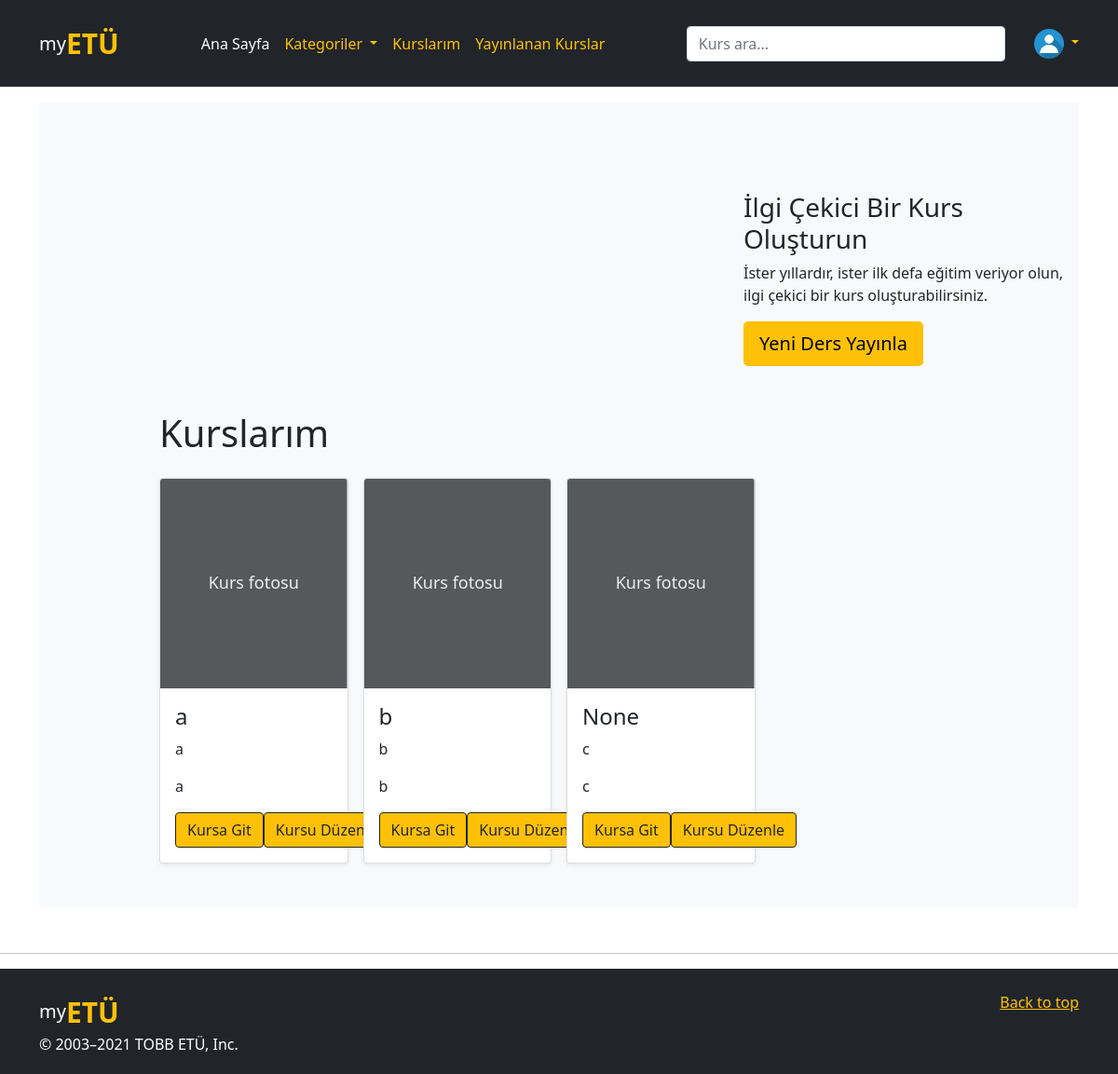
The page /egitmenkurslari (signed in) on the database its author committed.
### website/models.py (models this page shows, shortened)
class User(db.Model, UserMixin):
    id = db.Column(db.Integer, primary_key=True, nullable=False)
    email = db.Column(db.String(150), unique=True, nullable=False)
    password = db.Column(db.String(150), nullable=False)
    first_name = db.Column(db.String(50), nullable=False)
    last_name = db.Column(db.String(50), nullable=False)
    date = db.Column(db.DateTime(timezone=True), default=func.now())
    role = db.Column(db.Integer, default = 0)
    unvan = db.Column(db.String(40))
    adres = db.Column(db.String(50))
    telefon = db.Column(db.String(12))
    github = db.Column(db.String(40))
    twitter = db.Column(db.String(40))
    instagram = db.Column(db.String(40))
    linkedin = db.Column(db.String(40))
    subscriptions = db.relationship('Kurs', secondary = 'subs', backref = db.backref('subscribers', lazy = 'dynamic'))
    kurs_yorumlar = db.relationship('KursYorum')
    ders_yorumlar = db.relationship('DersYorum')
    image_file = db.Column(db.String(20), nullable=False, default='default.jpg')

class Kurs(db.Model):
    id = db.Column(db.Integer, primary_key=True)
    isim = db.Column(db.String(200))
    kategori = db.Column(db.String(200))
    date = db.Column(db.DateTime(timezone=True), default=func.now())
    kisa_aciklama = db.Column(db.String(100), nullable = True)
    uzun_aciklama = db.Column(db.String(2000), nullable = True)
    dersler = db.relationship('Ders')
    yorumlar = db.relationship('KursYorum')
    egitmen_id = db.Column(db.Integer, db.ForeignKey('egitmen.id'))

### website/views.py (the view)
@views.route('/egitmenkurslari', methods=['GET', 'POST'])
@login_required
def egitmenkurslari():
    egitmen = Egitmen.query.filter_by(id=current_user.id).first()
    kurslarim = egitmen.verilen_kurslar
    return render_template("egitmenkurslari.html", user=current_user, egitmen = egitmen, kurslar = kurslarim)

### website/__init__.py (called while the page is built)
@login_manager.user_loader
def load_user(id):
    return User.query.get(int(id))

### website/templates/egitmenkurslari.html (shortened to what this page needs)
{% extends "temel.html" %} {% block title %}arama{% endblock %} {% block content %}
<main>
    <div class="container bg-light align-middle">
        <div class="row">
            <div class="col-sm-1"></div>
            <div class="col-sm-7">
            </div>
            <div class="col-sm-4  align-middle">
                <br><br><br><br>
                <h3> İlgi Çekici Bir Kurs Oluşturun </h3>
               <p> İster yıllardır, ister ilk defa eğitim veriyor olun, ilgi çekici bir kurs oluşturabilirsiniz.</p>
                <a href="/yeni_kurs" class="btn btn-lg btn-warning ">Yeni Ders Yayınla</a>
            </div>
        </div>
    </div>
    <div class="album py-5 bg-light">
        <div class="container">
            <div class="row">
                <div class="col-sm-1">
                </div>
                <div class="col-sm-10">
                    <div class="container">
                        <h1 class="fw-light text-dark">Kurslarım</h1>
                        <div class="row row-cols-1 row-cols-sm-2 row-cols-md-3 row-cols-lg-4 g-3 mt-2">
                            {% for kurs in kurslar %}
                            <div class="col">
                                <div class="card shadow-sm h-100">
                                    <svg class="bd-placeholder-img card-img-top" width="100%" height="225"
                                        xmlns="http://www.w3.org/2000/svg" role="img"
                                        aria-label="Placeholder: Thumbnail" preserveAspectRatio="xMidYMid slice"
                                        focusable="false">
                                        <title>{{kurs.isim}}</title>
                                        <rect width="100%" height="100%" fill="#55595c" /><text x="50%" y="50%"
                                            fill="#eceeef" dy=".3em">Kurs fotosu</text>
                                    </svg>
                                    <div class="card-body">
                                        <h4>{{kurs.isim}}</h4>
                                        <p class="card-text">{{kurs.kisa_aciklama}}</p>
                                        <p class="card-text">{{kurs.kategori}}</p>
                                        <div class="d-flex justify-content-between align-items-center">
                                            <div class="btn-group">
                                                <form action="/kurs_profil/{{kurs.id}}">
                                                    <input type="submit" value="Kursa Git" id="kaydol"
                                                        class="btn btn-outline-dark btn-warning" />
                                                </form>
                                                    <form action="/ders_duzenle/{{kurs.id}}">
                                                        <input type="submit" value="Kursu Düzenle" id="kaydol"
                                                            class="btn btn-outline-dark btn-warning" />
                                                    </form>
                                            </div>
                                        </div>
                                    </div>
                                </div>
                            </div>
                            {% endfor %}
                        </div>
                    </div>
                </div>
                <div class="col-sm-1">
                </div>
            </div>
        </div>
    </div>
</main>
{% endblock %}

### website/templates/temel.html (shortened to what this page needs)
<!DOCTYPE html>
<html>
<head>
    <link rel="stylesheet" href="https://stackpath.bootstrapcdn.com/bootstrap/4.4.1/css/bootstrap.min.css"
 />
    <link rel="stylesheet" href="https://stackpath.bootstrapcdn.com/font-awesome/4.7.0/css/font-awesome.min.css"
 />
    <link href="https://cdn.jsdelivr.net/npm/bootstrap@5.0.2/dist/css/bootstrap.min.css" rel="stylesheet"
>
</head>
<body>
    <header class="p-4 mb-3 border-bottom bg-dark text-white">
        <div class="container">
            <div class="d-flex flex-wrap align-items-center justify-content-center justify-content-lg-start">
                <a href="/" style="font-size: 20px;"
                    class="d-flex align-items-center mb-2 mb-lg-0 text-white text-decoration-none">my<span
                        style="font-weight: bold; font-size: 30px;" class="text-warning">ETÜ</span></a>
                <ul class=" text-warning nav col-12 col-lg-auto me-lg-auto mb-2 justify-content-center mb-md-0">
                    <li><a href="/" class="nav-link px-2 text-white">Ana Sayfa</a></li>
                    <li class="dropdown"><a class="dropdown-toggle nav-link px-2 text-warning" data-toggle="dropdown" href="#">Kategoriler </a>
                    </li>
                    <li><a href="/kurslarım" class="nav-link px-2 text-warning">Kurslarım</a></li>
                    {% if current_user.role == 0 %}
                    <li><a href="/egitmen_ol" class="nav-link px-2 text-warning">Eğitmen olarak katıl</a></li>
                    {% else %}
                    <li><a href="/egitmenkurslari" class="nav-link px-2 text-warning">Yayınlanan Kurslar</a></li>
                    {% endif %}
                </ul>
                <form class="col-12 col-lg-4 mb-3 mb-lg-0 me-lg-3" method="POST">
                    <input type="search" class="form-control form-control-dark" placeholder="Kurs ara..."
                        aria-label="Search" name=arama id=arama>
                </form>
                <div class="dropdown text-right">
                    <a href="#" class="d-block link-warning text-decoration-none dropdown-toggle " id="dropdownUser1"
                        data-bs-toggle="dropdown" aria-expanded="false">
                        <img src="../static/profile_pics/{{current_user.image_file}}" alt="mdo" width="32" height="32"
                            class="rounded-circle">
                    </a>
                </div>
            </div>
        </div>
    </header>
    <div class="container">{% block content %} {% endblock %}</div>
    <hr class="featurette-divider bg-dark mt-5">
    <div class="bg-dark pt-4 pb-1  ">
        <footer class="container bg-dark ">
            <p class="float-end"><a class="text-warning" href="#">Back to top</a></p>
            <a href="/" style="font-size: 20px;"
                class="d-flex align-items-center mb-2 mb-lg-0 text-white text-decoration-none">my<span
                    style="font-weight: bold; font-size: 30px;" class="text-warning">ETÜ</span></a>
            <p class="text-white">&copy; 2003–2021 TOBB ETÜ, Inc.</p>
        </footer>
    </div>
</body>

### website/templates/temel.html (style rules this page uses)
.bd-placeholder-img { font-size: 1.125rem; text-anchor: middle; -webkit-user-select: none; -moz-user-select: none; user-select: none; }

### rows shown on the page
User: image_file (placeholder picture)
Kurs: isim "a", kisa_aciklama "a", kategori "a"
Kurs: isim "b", kisa_aciklama "b", kategori "b"
Kurs: isim "None", kisa_aciklama "c", kategori "c"
